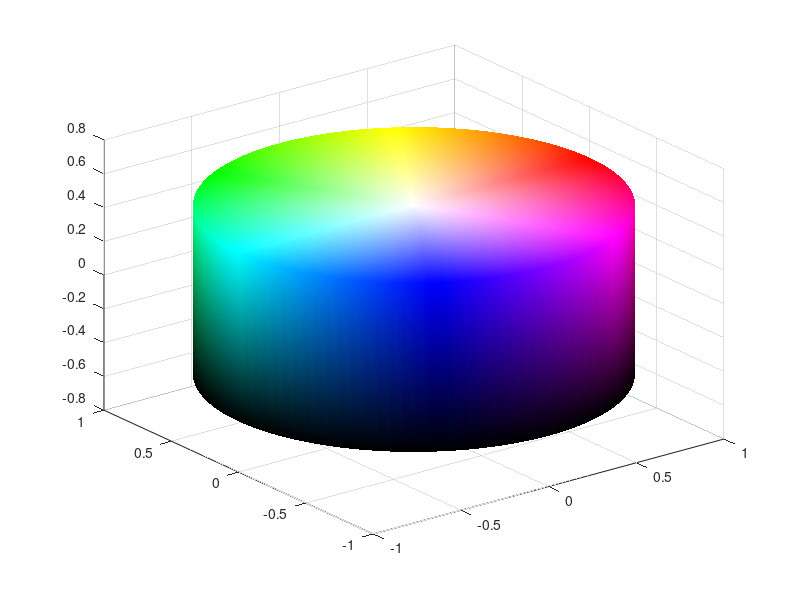

MATLAB code to generate this figure:
clear all; close all; clc;

%% Define Vertices
NumOfVert = 108;   %divide by 6 for color fill
vertsPolarAngle = linspace(0,2*pi,NumOfVert+1);
vertsX = cos(vertsPolarAngle);
vertsY = sin(vertsPolarAngle);
topVerts = zeros(NumOfVert+1,3);
botVerts = zeros(NumOfVert+1,3);
topVertIndex = zeros(NumOfVert+1,1);
botVertIndex = zeros(NumOfVert+1,1);
for i=1:NumOfVert
    topVerts(i,:) = [vertsX(i) vertsY(i) 0.5];
    botVerts(i,:) = [vertsX(i) vertsY(i) -0.5];
end
topVerts(NumOfVert+1,:) = [0 0 0.5];
botVerts(NumOfVert+1,:) = [0 0 -0.5];

index = 1;
for i=1:NumOfVert+1
    topVertIndex(i) = index;
    index = index + 1;
end
for i=1:NumOfVert+1
    botVertIndex(i) = index;
    index = index + 1;
end

verts = [ topVerts; botVerts ];

%% Define Colors

vertColor = zeros(2*(NumOfVert+1),3);
slice0to1 = linspace(0,1,NumOfVert/6);
slice1to0 = linspace(1,0,NumOfVert/6);
allzero = zeros(NumOfVert/6,1);
allone = ones(NumOfVert/6,1);

vertColor(1:NumOfVert/6,1) =allone;
vertColor(1:NumOfVert/6,2) =slice0to1;
vertColor(1:NumOfVert/6,3) =allzero;

vertColor(NumOfVert/6+1:2*NumOfVert/6,1) =slice1to0;
vertColor(NumOfVert/6+1:2*NumOfVert/6,2) =allone;
vertColor(NumOfVert/6+1:2*NumOfVert/6,3) =allzero;

vertColor(2*NumOfVert/6+1:3*NumOfVert/6,1) =allzero;
vertColor(2*NumOfVert/6+1:3*NumOfVert/6,2) =allone;
vertColor(2*NumOfVert/6+1:3*NumOfVert/6,3) =slice0to1;

vertColor(3*NumOfVert/6+1:4*NumOfVert/6,1) =allzero;
vertColor(3*NumOfVert/6+1:4*NumOfVert/6,2) =slice1to0;
vertColor(3*NumOfVert/6+1:4*NumOfVert/6,3) =allone;

vertColor(4*NumOfVert/6+1:5*NumOfVert/6,1) =slice0to1;
vertColor(4*NumOfVert/6+1:5*NumOfVert/6,2) =allzero;
vertColor(4*NumOfVert/6+1:5*NumOfVert/6,3) =allone;

vertColor(5*NumOfVert/6+1:6*NumOfVert/6,1) =allone;
vertColor(5*NumOfVert/6+1:6*NumOfVert/6,2) =allzero;
vertColor(5*NumOfVert/6+1:6*NumOfVert/6,3) =slice1to0;

vertColor(NumOfVert+1,:) = [1,1,1];

for i = NumOfVert+2:2*(NumOfVert+1)
    vertColor(i,:) = [0,0,0];
end

%% Empty faces list
faces = [];

%% Top faces
for i=1:NumOfVert
   if(i==NumOfVert)
       faces = [faces;topVertIndex(i) topVertIndex(NumOfVert+1) topVertIndex(1)]; 
   else
       faces = [faces;topVertIndex(i) topVertIndex(NumOfVert+1) topVertIndex(i+1)]; 
   end
end

%% Side faces (Your efforts here)
for i=1:NumOfVert
   if(i==NumOfVert)
       faces = [faces;topVertIndex(i) botVertIndex(1) topVertIndex(1)]; 
   else
       faces = [faces;topVertIndex(i) botVertIndex(i+1) topVertIndex(i+1)]; 
   end
end

for i=1:NumOfVert
   if(i==NumOfVert)
       faces = [faces;botVertIndex(i) topVertIndex(i) botVertIndex(1)];
   else
       faces = [faces;botVertIndex(i) topVertIndex(i) botVertIndex(i+1)]; 
   end
end
%% Bottom faces
for i=1:NumOfVert
   if(i==NumOfVert)
       faces = [faces;botVertIndex(i) botVertIndex(NumOfVert+1) botVertIndex(1)]; 
   else
       faces = [faces;botVertIndex(i) botVertIndex(NumOfVert+1) botVertIndex(i+1)]; 
   end 
end

%% Show HSV cylinder in 3D figure
result = trisurf(faces,verts(:,1),verts(:,2),verts(:,3),'FaceVertexCData', vertColor,'FaceColor','interp', 'EdgeAlpha', 0);
saveas(result,'HSV_cyl.fig');